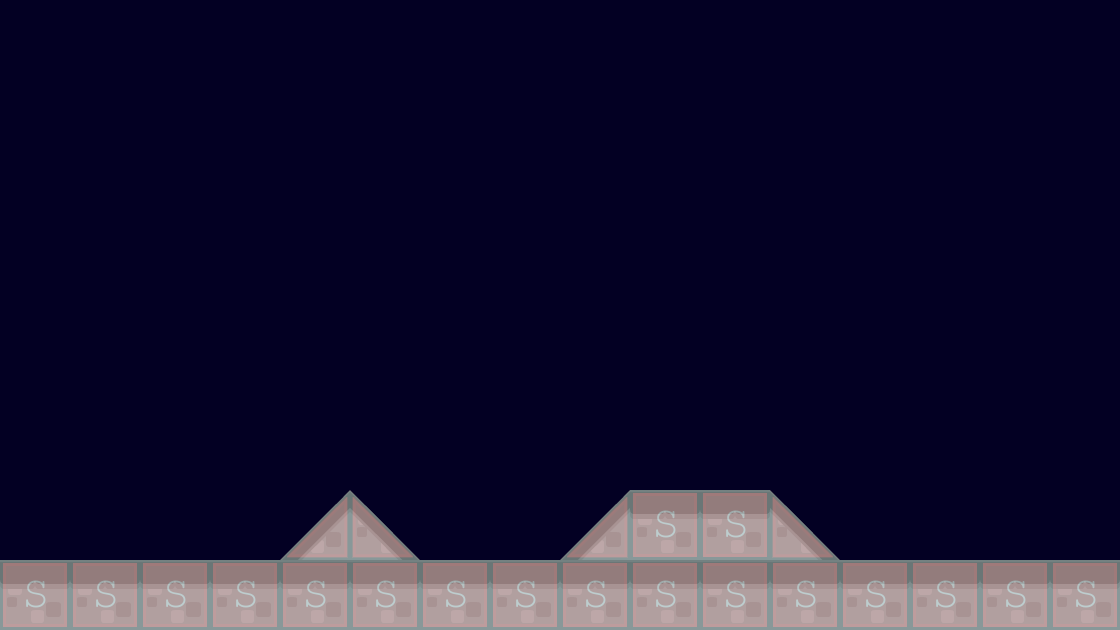

This game map was drawn from its Tiled (.tmx) file and the tilesets committed beside it. A one-line description and the trimmed map source follow:
An orthogonal 16x9 tile map with 70x70 px tiles, 2 tile layers (backgrand1, collision), 2 tilesets and 4 objects (EnemyBase, PlayerBase).

<map version="1.0" orientation="orthogonal" renderorder="right-down" width="16" height="9" tilewidth="70" tileheight="70" backgroundcolor="#030023">
 <tileset firstgid="1" name="meta-tiles" tilewidth="70" tileheight="70">
  <image source="../img/meta-tiles.png" width="350" height="70" />
  <tile id="1">
   <properties>
    <property name="type" value="lslope" />
   </properties>
  </tile>
  <tile id="3">
   <properties>
    <property name="type" value="rslope" />
   </properties>
  </tile>
  <tile id="4">
   <properties>
    <property name="type" value="solid" />
   </properties>
  </tile>
 </tileset>
 <tileset firstgid="6" name="background-tiles" tilewidth="70" tileheight="70">
  <image source="../img/background-tiles.png" width="910" height="910" />
 </tileset>
 <objectgroup name="BaseEntites">
  <object x="912" y="424" width="1.33333" />
  <object name="EnemyBase" x="910.667" y="421.333" width="68" height="134.667">
   <properties>
    <property name="EnemyBase" value="" />
   </properties>
  </object>
  <object x="141.333" y="418.667" width="70.6667" height="138.667" />
  <object name="PlayerBase" x="141.333" y="418.667" width="70.6667" height="138.667">
   <properties>
    <property name="PlayerBase" value="" />
   </properties>
  </object>
 </objectgroup>
 <layer name="backgrand1" width="16" height="9">
  <data>[144 cells, 22 non-empty, 3 distinct tile ids]</data>
 </layer>
 <layer name="collision" width="16" height="9" opacity="0.21">
  <properties>
   <property name="type" value="rslope" />
  </properties>
  <data>[144 cells, 22 non-empty, 3 distinct tile ids]</data>
 </layer>
</map>
